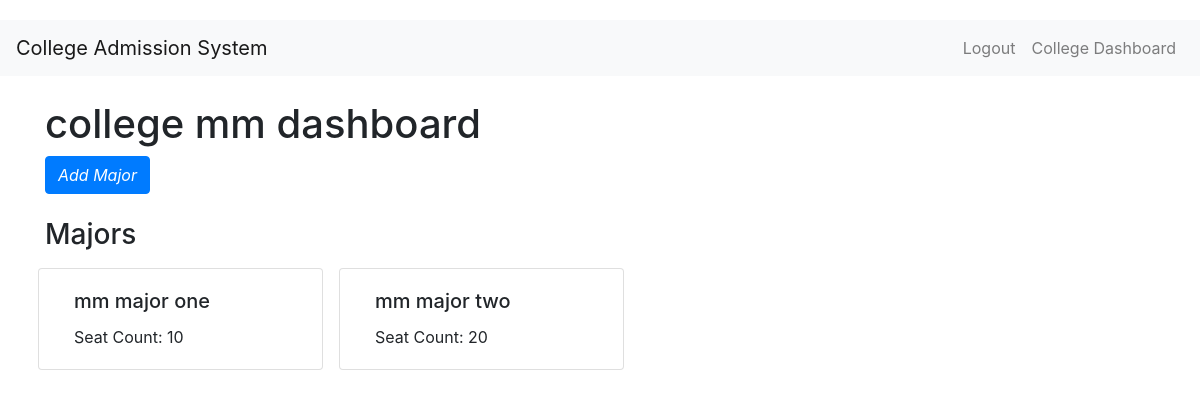
/college/dashboard (signed in), run on the app's committed database.
### controllers/model.py (models this page shows)
class College(db.Model):
    __tablename__ = 'colleges'
    id = db.Column(db.Integer, db.ForeignKey('users.id'), primary_key=True)
    name = db.Column(db.String(50), nullable=False)
    experience = db.Column(db.Integer, nullable=False)
    description = db.Column(db.Text)
    doc_url = db.Column(db.String(200), nullable=True)
    is_approved = db.Column(db.Boolean, default=False)
    is_complete = db.Column(db.Boolean, default=False)

class Major(db.Model):
    __tablename__= 'majors'
    id = db.Column(db.Integer, primary_key=True, autoincrement=True)
    college_id = db.Column(db.Integer, db.ForeignKey('colleges.id'), nullable=False)
    name = db.Column(db.String(50), nullable=False)
    seat_count = db.Column(db.Integer, nullable=False, default=0)
    alloted_seat_count = db.Column(db.Integer, nullable=False, default=0)
    college = db.relationship('College', backref=db.backref('majors', cascade='all, delete-orphan'))
    def __repr__(self):
        return f"<Major(name={self.name}, seat_count={self.seat_count}, college_id={self.college_id})>"

### controllers/routes.py (the view)
@main.route('/college/dashboard')
def college_dashboard():
    current_user_id = session.get('user_id')  # Get the current user's ID from the session
    user1 = (
        db.session.query(College, User)
        .join(User, User.id == College.id)  # Join with User
        .filter(College.id==current_user_id)  # Case-insensitive search
        .all()
    )
    print(user1)
    college = College.query.get(current_user_id)
    print(college)
    majors = Major.query.filter_by(college_id=current_user_id).all()
    print(majors)
    return render_template('college_dashboard.html', users=user1,college=college, majors=majors)  # Pass the full user object to the template

### templates/college_dashboard.html (shortened to what this page needs)
{% extends "base.html" %}
{% block content %}
<h1 class="mt-4">college {{ college.name }} dashboard</h1>
<a href="{{ url_for('main.add_major') }}" class="btn btn-primary">
    Add Major
</a>
<h3 class="mt-4">Majors</h3>
<div class="row">
    {% if majors %}
        {% for major in majors %}
            <div class="card col-md-3 m-2">
                <div class="card-body">
                    <h5 class="card-title">{{ major.name }}</h5>
                    <p class="card-text">Seat Count: {{ major.seat_count }}</p>
                </div>
            </div>
        {% endfor %}
    {% else %}
        <div class="col-md-12">
            <div class="alert alert-info">No majors added yet.</div>
        </div>
    {% endif %}
</div>
{% endblock %}

### static/style.css (style rules this page uses)
.btn { padding: 10px 40px; background-color: #236B8E; color: #FFFFFF; font-style: oblique; font-weight: bold; border-radius: 10px; }
::placeholder { color: #FFFFFF; opacity: 1; font-style: oblique; font-weight: bold; }
body { padding-top: 20px; }

### data on the page
College: name "mm"
Major: name "mm major one", seat_count "10"
Major: name "mm major two", seat_count "20"
